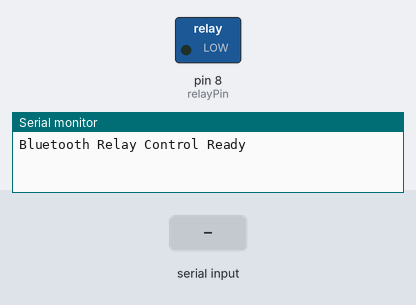
Recording of a sketch running on a simulated Arduino Uno, built with avr-gcc and run on an emulated ATmega328P. Parts: switched loads named in the sketch (green lamp = pin HIGH), the last lines printed to the serial monitor. Inputs (shaded band) come from the test bench.

Above: at 1.2 s.
1.3 s: "1" received over Serial
At 2.4 s:
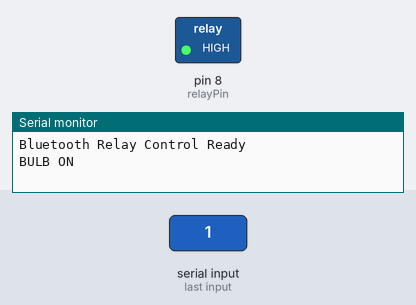
2.8 s: "0" received over Serial
At 3.5 s:
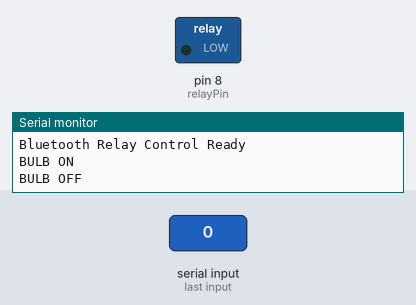
Timing chart, 0 to 5.8 s (numbered marks = the images above; inputs shaded):
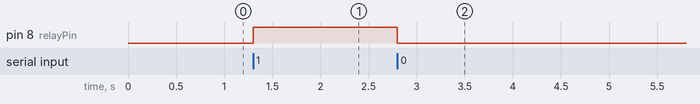

The sketch:

Single-Led.ino
```cpp
char command; // Variable to store incoming Bluetooth command
int relayPin = 8; // Relay module control pin

void setup() {
  Serial.begin(9600); // Start serial communication
  pinMode(relayPin, OUTPUT); // Set relay pin as output
  digitalWrite(relayPin, LOW); // Keep relay OFF initially
  Serial.println("Bluetooth Relay Control Ready");
}

void loop() {
  // Check if data is available from HC-05
  if (Serial.available()) {
    command = Serial.read();

    // Turn ON bulb
    if (command == '1') {
      digitalWrite(relayPin, HIGH); // Relay ON
      Serial.println("BULB ON");
    }

    // Turn OFF bulb
    else if (command == '0') {
      digitalWrite(relayPin, LOW); // Relay OFF
      Serial.println("BULB OFF");
    }
  }
}
```

Measured:
- after the input at 1.3 s, pin 8 (relayPin): LOW → HIGH at once
- after the input at 2.8 s, pin 8 (relayPin): HIGH → LOW at once
